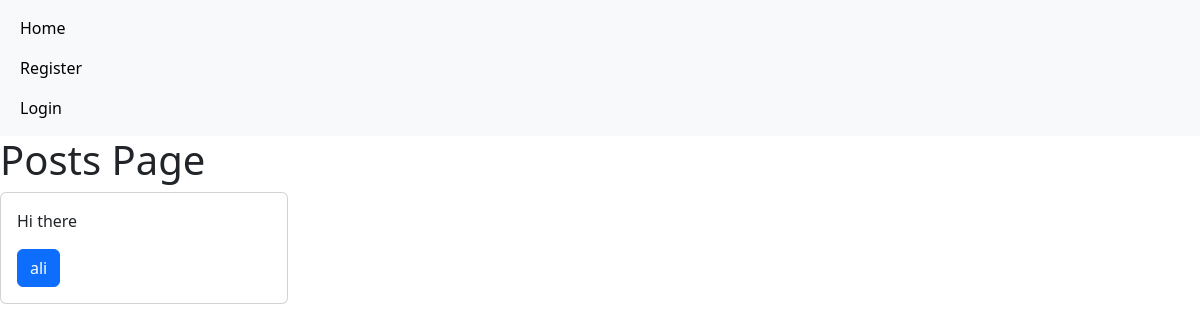
The app's page /, older data.
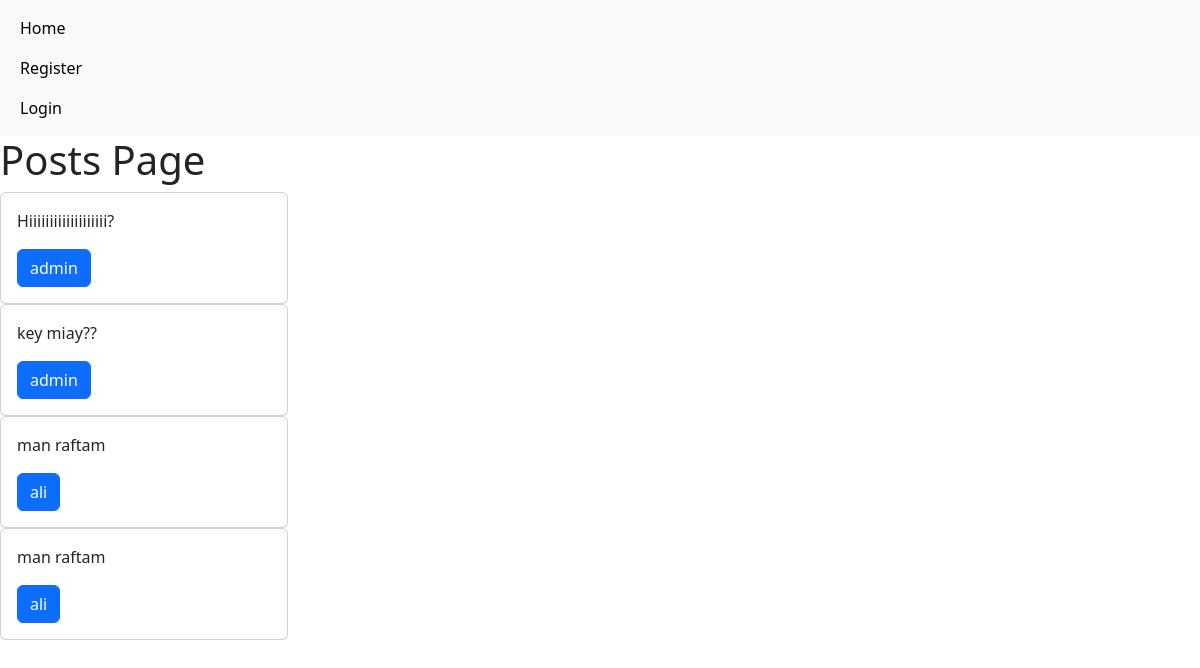
The same page, newer data.
### home/models.py (models this page shows, shortened)
class Post(models.Model):
    user=models.ForeignKey(User, on_delete=models.CASCADE)
    body=models.TextField()
    slug=models.SlugField()
    created_at=models.DateTimeField(auto_now_add=True)
    updated_at=models.DateTimeField(auto_now=True)

### home/views.py (the view)
# urls.py: path('',views.HomeView.as_view(),name='home'),
class HomeView(View):
    def get(self,request):
        posts=Post.objects.all()
        return render(request, 'home/index.html',{'posts':posts})

### home/templates/home/index.html
{% extends 'base.html' %}
{% block content %}
<h1>Posts Page</h1>
{% for post in posts %}
<div class="card" style="width: 18rem;">
    <div class="card-body">
      <p class="card-text">{{post.body}}</p>
      <a href="{% url 'accounts:profile' post.user.id%}" class="btn btn-primary">{{post.user}}</a>
    </div>
  </div>
  {% endfor %}
{% endblock %}

### templates/base.html (shortened to what this page needs)
<!DOCTYPE html>
<html lang="en">
<head>
    <link href="https://cdn.jsdelivr.net/npm/bootstrap@5.3.1/dist/css/bootstrap.min.css" rel="stylesheet">
</head>
<body>
    {% include 'inc/navbar.html' %}
    {% block content %}
    {% endblock %}
</body>
</html>

### templates/inc/navbar.html (shortened to what this page needs)
<nav class="navbar navbar-expand-lg bg-body-tertiary">
    <div class="container-fluid">
        <ul class="navbar-nav">
          <li class="nav-item">
            <div class="col-md-6">
            <a class="nav-link active" aria-current="page" href="{% url 'home:home' %}">Home</a>
            {% if request.user.is_authenticated %}
            <a class="nav-link active" aria-current="page" href="{% url 'accounts:profile' request.user.id %}">Profile</a>
            <a class="nav-link active" aria-current="page" href="{% url 'home:create_post' %}">Create Post</a>
            <a class="nav-link active" aria-current="page" href="{% url 'accounts:logout' %}">Logout</a>
            {% else %}
            <a class="nav-link active" aria-current="page" href="{% url 'accounts:register' %}">Register</a>
            <a class="nav-link active" aria-current="page" href="{% url 'accounts:login' %}">Login</a>
            {% endif %}
            </div>
          </li>
        </ul>
      </div>
  </nav>

Row changes from the older to the newer data that the page shows:
removed Post: body "Hi there", user "ali"
added Post: body "Hiiiiiiiiiiiiiiiiiii?", user "admin"
added Post: body "key miay??", user "admin"
added Post: body "man raftam", user "ali"
added Post: body "man raftam", user "ali"
